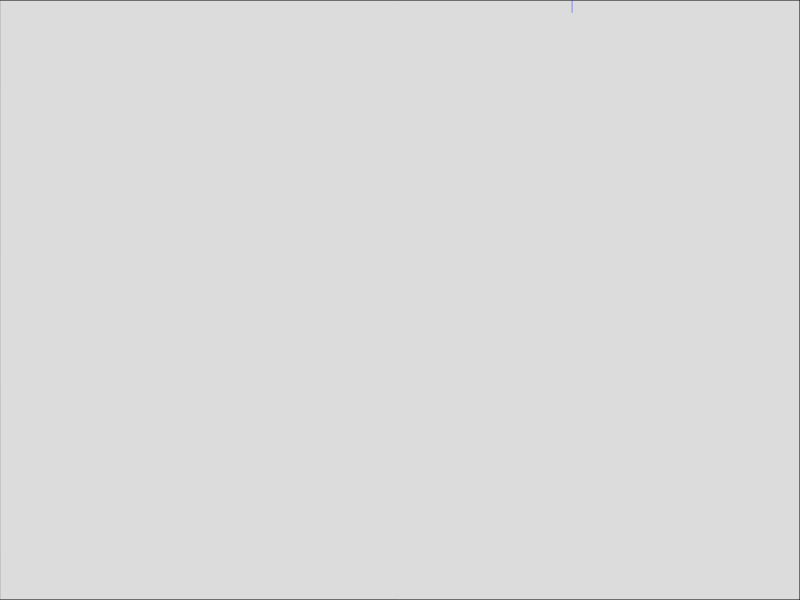
Frame 1 (no input)
Frame 60 (no input): blank canvas, image omitted
Frame 120 (the mouse pressed at the canvas centre since frame 60): blank canvas, image omitted

The p5.js sketch that drew this single still picture (run headless with seeded random() and noise() and a simulated clock; from frame 60 on, the mouse is pressed at the canvas centre):

// p5.js sketch
// ── sketch.js
var rain = [];
var amount = 0;
var slider;

function setup() 
{
  createCanvas(800, 600);  
  for (var i = 0; i < 1; i++)
  {
    rain[i] = new spawn();
  }
  
  slider = createSlider(0, 10, 0)
  background(220);
}

function draw() 
{
  fill(220);
  rect(0, 0, width, height);

  for (var i = 0; i < rain.length; i++)
  {
    rain[i].move();
    rain[i].display();   
  }
  
  amount = slider.value();
  amountRain(amount);
}

function spawn()
{
  this.x = random(width);
  this.y = random(-10, 0);
  this.s = random(3, 5);
  this.z = random(1, 2);
  this.z2 = random(20);
  
  this.move = function()
  {
    this.y = this.y + this.s;   
    //this.x = this.x + this.s;
  };
  
  this.display = function()
  {
    noStroke();
    fill(0, 0, 255, 75);
    rect(this.x, this.y, this.z, this.z2);  
  };
}


function amountRain(amount)
{

  switch(amount)
   {
      case 0:
        break;
      case 1:
        for (i = 0; i < 2; i++)
        {
          rain.push(new spawn());  
        }
        break;
      case 2:
        for (i = 0; i < 3; i++)
        {
          rain.push(new spawn());  
        }
        break;
      case 3:
        for (i = 0; i < 4; i++)
        {
          rain.push(new spawn());  
        }
        break;
      case 4:
        for (i = 0; i < 5; i++)
        {
          rain.push(new spawn());  
        }
        break;
      case 5:
        for (i = 0; i < 6; i++)
        {
          rain.push(new spawn());  
        }
        break;
      case 6:
        for (i = 0; i < 7; i++)
        {
          rain.push(new spawn());  
        }
        break;
      case 7:
        for (i = 0; i < 8; i++)
        {
          rain.push(new spawn());  
        }
        break;
      case 8:
        for (i = 0; i < 9; i++)
        {
          rain.push(new spawn());  
        }
        break;
      case 9:
        for (i = 0; i < 10; i++)
        {
          rain.push(new spawn());  
        }
        break;
      case 10:
        for (i = 0; i < 11; i++)
        {
          rain.push(new spawn());  
        }
        break;
   }
   if (amount > 10)
    {
      amount = 10
    }
}
